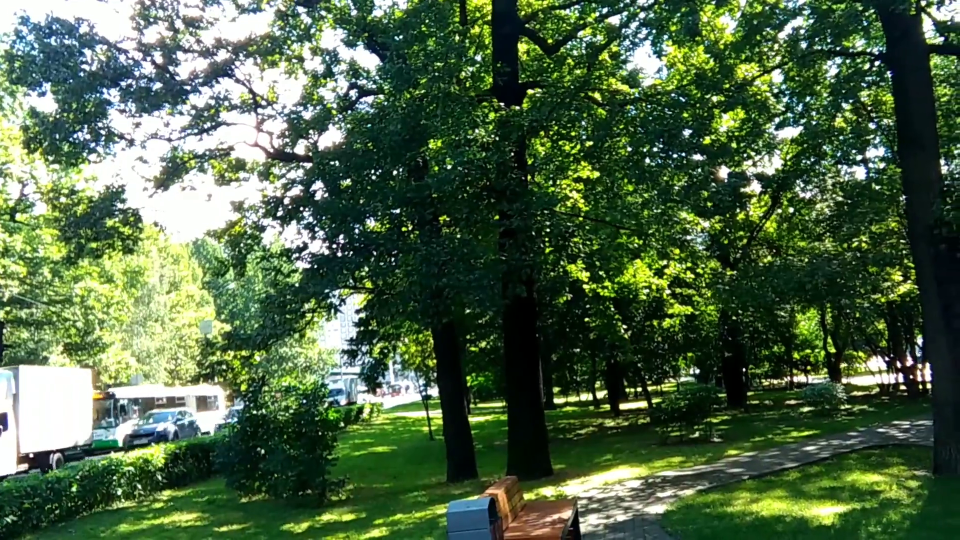
#> input picture frame 17 of Lab Programs/sample.mp4, 1920 x 1080 px (shown at 1/2 size)
$ python EXP13.py
#> lines starting #> are read from the running program, lines starting #| are printed output that depends on the picture
import cv2
import numpy as np

# Read the video
cap = cv2.VideoCapture("sample.mp4")

while True:
    ret, frame = cap.read()
#> frame is the input picture: shape (1080, 1920, 3); mean B, G, R 69.7, 100.9, 77.8

    if not ret:
        break

    # Get frame size
    rows, cols = frame.shape[:2]
#> rows = 1080; cols = 1920

    # Source points
    pts1 = np.float32([
        [50, 50],
        [cols - 50, 50],
        [50, rows - 50],
        [cols - 50, rows - 50]
    ])

    # Destination points
    pts2 = np.float32([
        [0, 0],
        [cols, 0],
        [0, rows],
        [cols, rows]
    ])

    # Perspective transformation matrix
    matrix = cv2.getPerspectiveTransform(pts1, pts2)

    # Apply perspective transformation
    result = cv2.warpPerspective(
        frame,
        matrix,
        (cols, rows)
    )
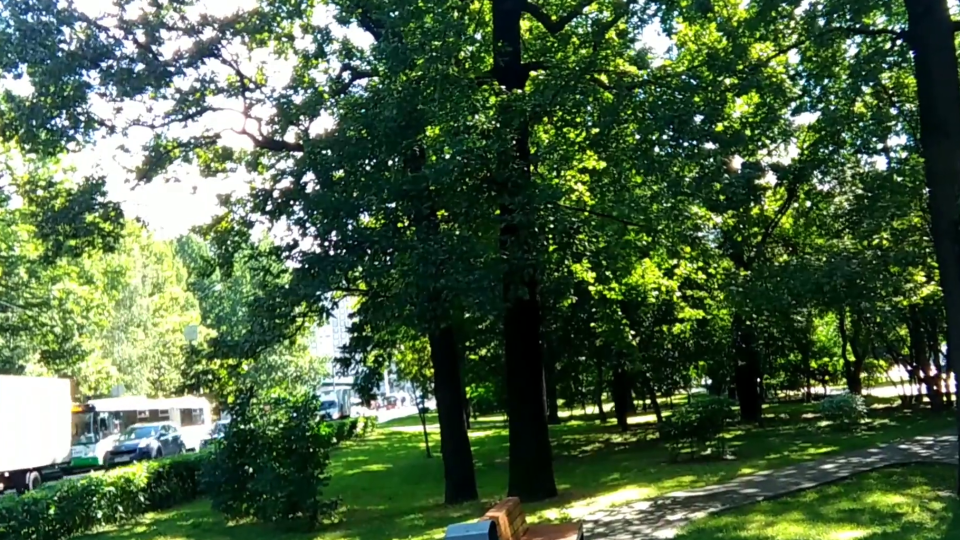
#> result: shape (1080, 1920, 3) (shown at 1/2 size); mean B, G, R 67.9, 99.2, 76.4

    # Display videos
    cv2.imshow("Original Video", frame)
    cv2.imshow("Perspective Transformed Video", result)

    # Press q to exit
    if cv2.waitKey(25) & 0xFF == ord('q'):
#> (key q is pressed here)
        break

cap.release()
cv2.destroyAllWindows()

$ run again, starting later in the video
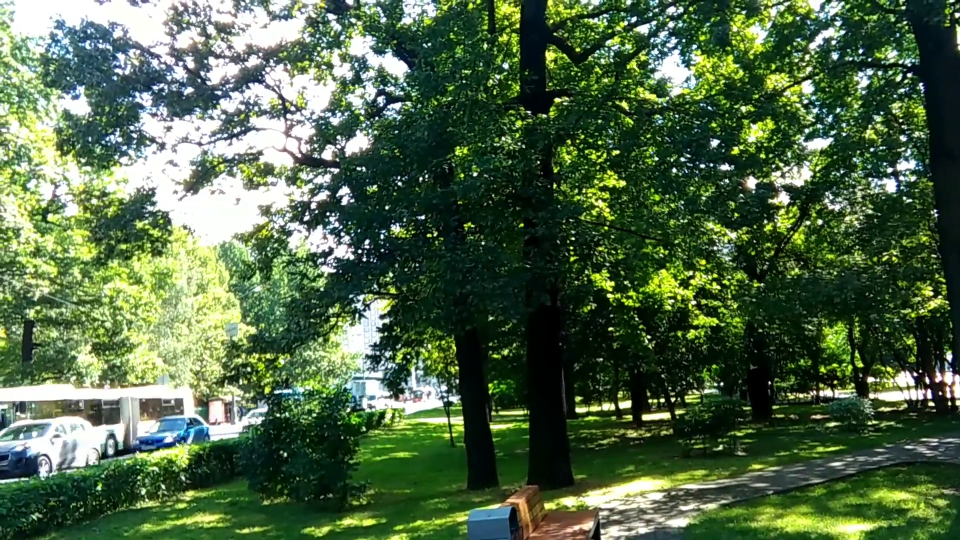
#> input picture frame 76 of Lab Programs/sample.mp4, 1920 x 1080 px (shown at 1/2 size)
#> frame is the input picture: shape (1080, 1920, 3); mean B, G, R 71, 103.4, 80.1
#> `result = cv2.warpPerspective( frame, matrix, (cols, rows) )`:
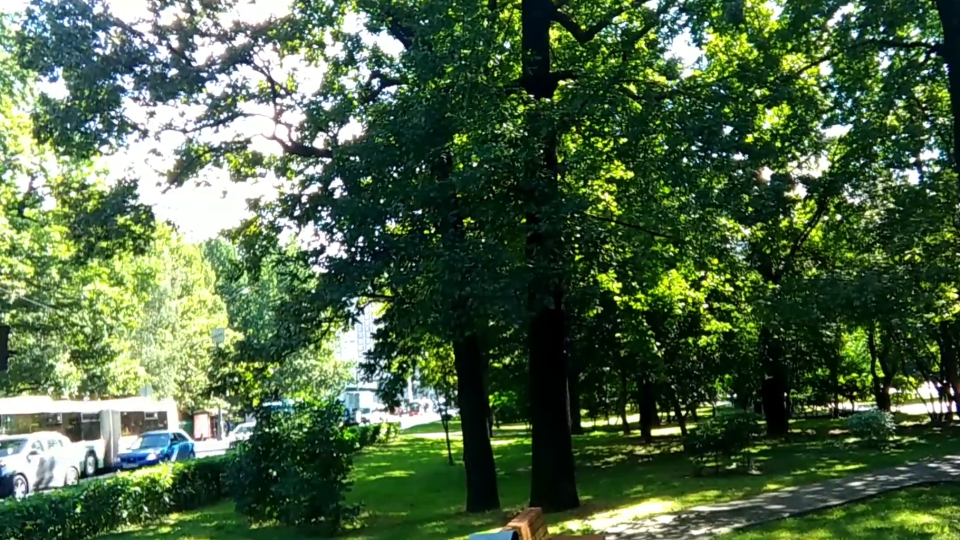
#> result: shape (1080, 1920, 3) (shown at 1/2 size); mean B, G, R 69.2, 101.1, 78

$ run again, starting later in the video
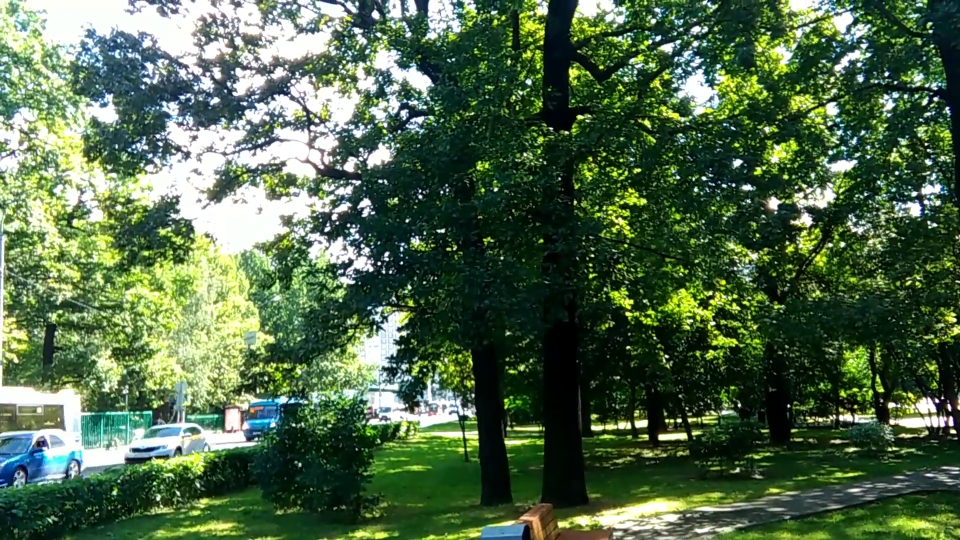
#> input picture frame 136 of Lab Programs/sample.mp4, 1920 x 1080 px (shown at 1/2 size)
#> frame is the input picture: shape (1080, 1920, 3); mean B, G, R 73.7, 104.4, 80.2
#> `result = cv2.warpPerspective( frame, matrix, (cols, rows) )`:
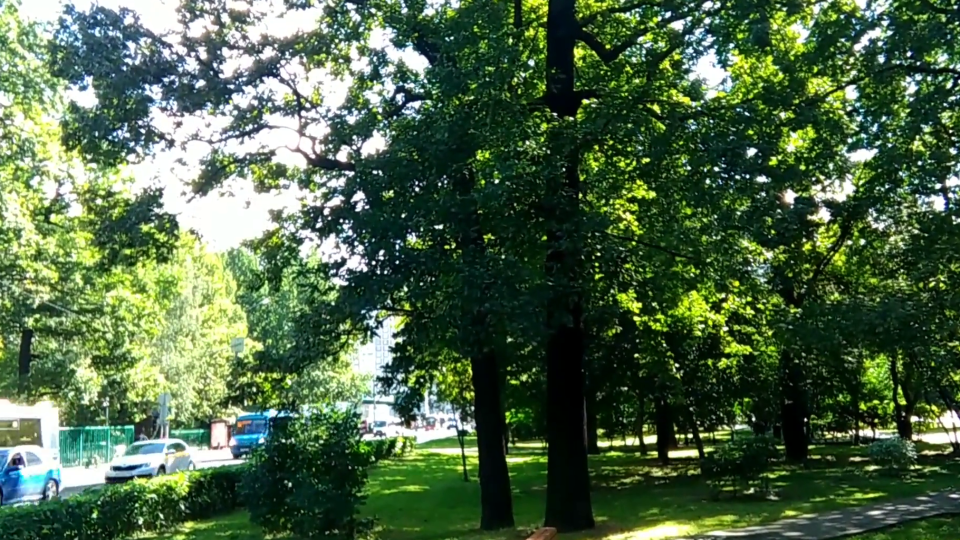
#> result: shape (1080, 1920, 3) (shown at 1/2 size); mean B, G, R 70.8, 101.6, 77.2
